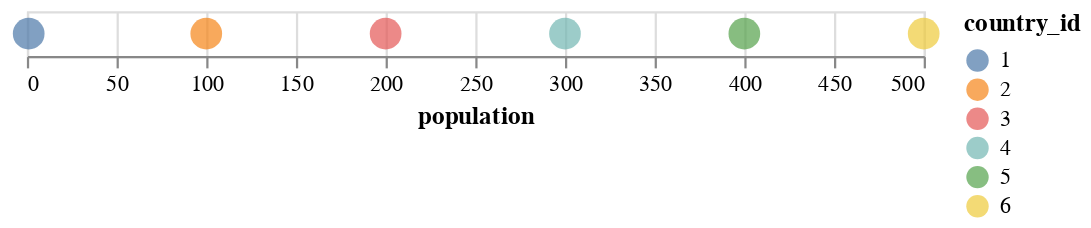

Notebook source saved alongside this figure:
### Code cell
cat_chart = alt.Chart(df).mark_circle(size=200).encode(x='population:Q', color='country_id:N')
cat_chart

### Figure 1 — Vega-Lite specification as saved in the notebook (floating-point values rounded to 4 significant figures)
{"config": {"view": {"continuousWidth": 400, "continuousHeight": 300}}, "data": {"name": "data-674d4f20e1bf0d3b75089546b619e2e6"}, "mark": {"type": "circle", "size": 200}, "encoding": {"color": {"type": "nominal", "field": "country_id"}, "x": {"type": "quantitative", "field": "population"}}, "$schema": "https://vega.github.io/schema/vega-lite/v4.8.1.json", "datasets": {"data-674d4f20e1bf0d3b75089546b619e2e6": [{"country_id": 1, "population": 1, "income": 50}, {"country_id": 2, "population": 100, "income": 50}, {"country_id": 3, "population": 200, "income": 200}, {"country_id": 4, "population": 300, "income": 300}, {"country_id": 5, "population": 400, "income": 300}, {"country_id": 6, "population": 500, "income": 450}]}}
